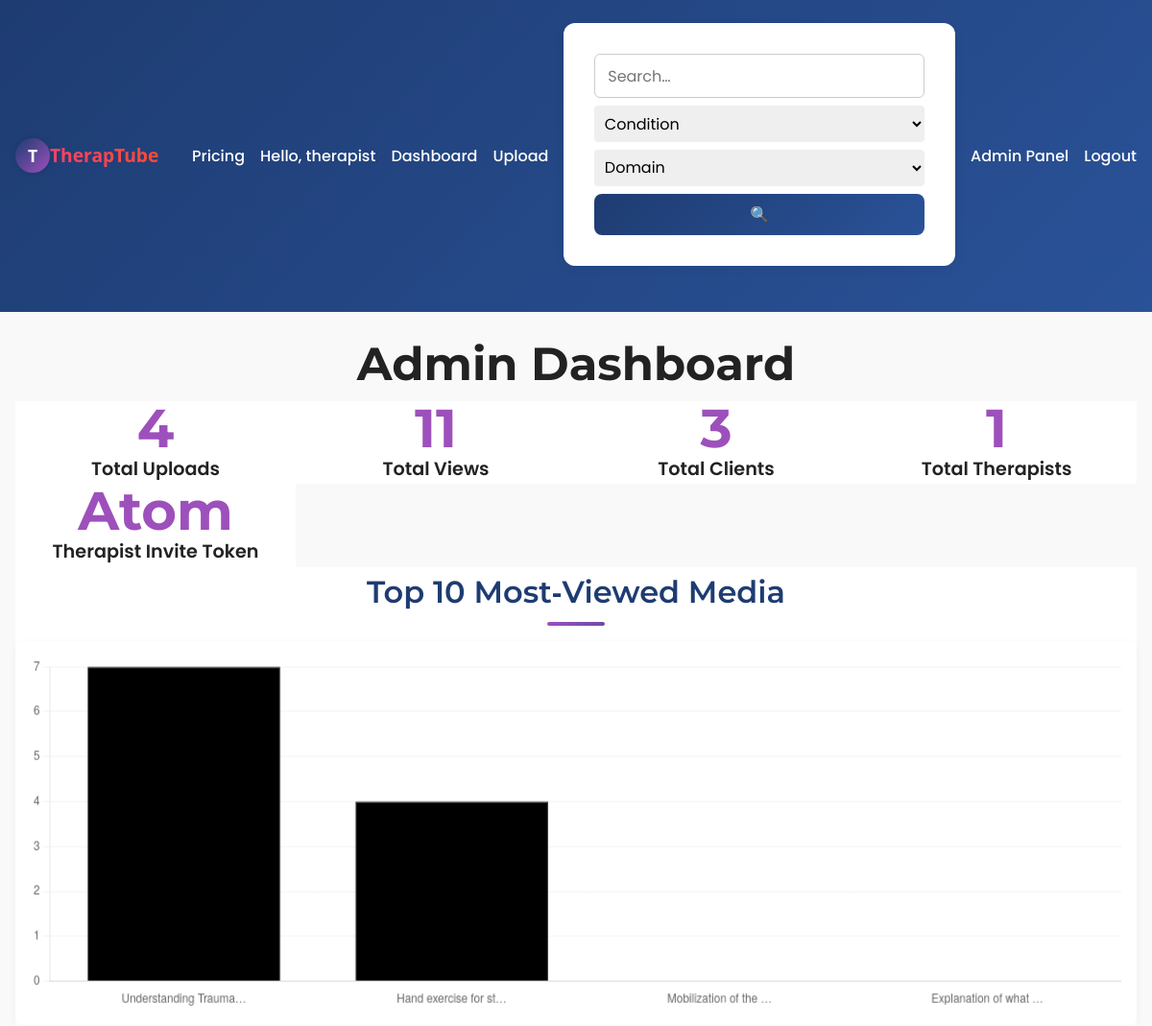
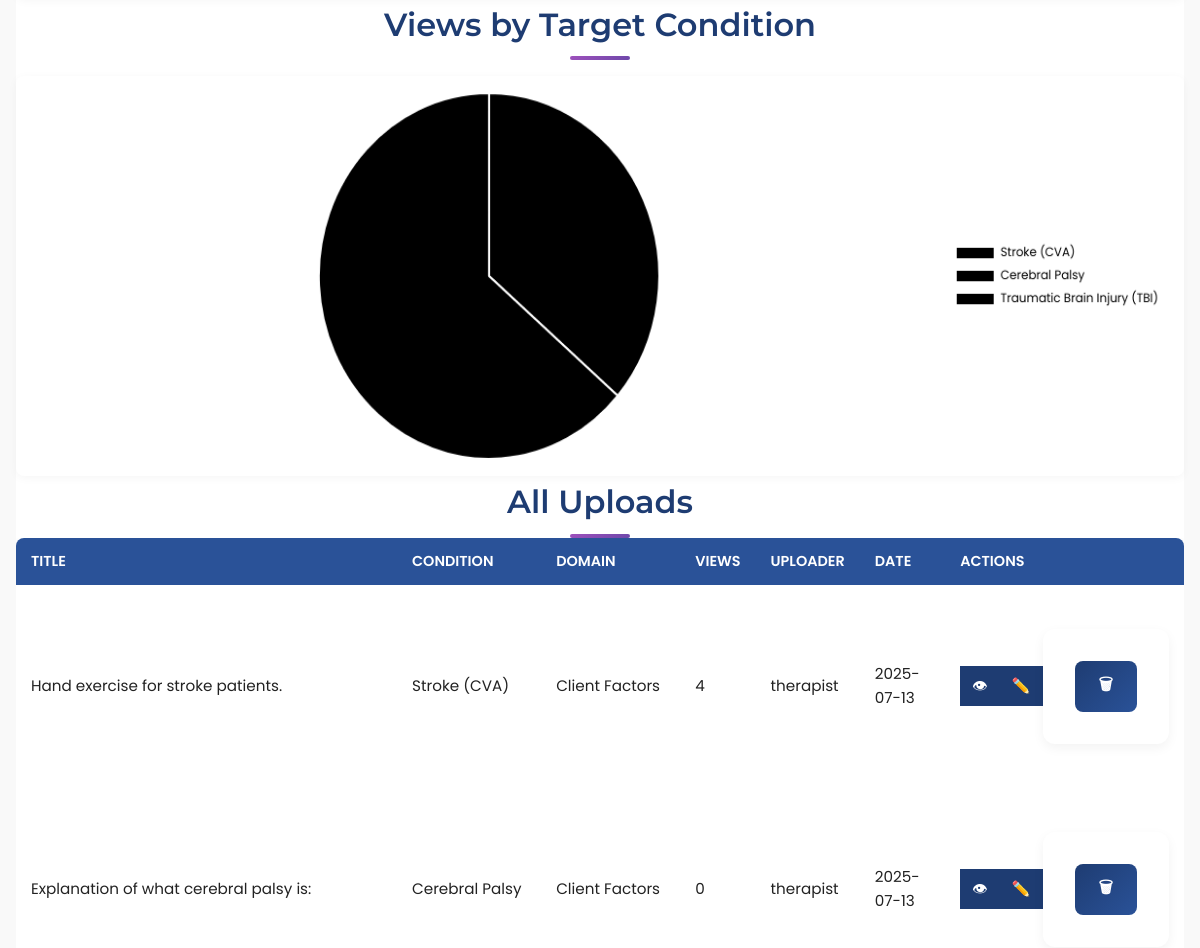
Page /admin (signed in, upper part) on the earlier database version (2 pictures, top to bottom).
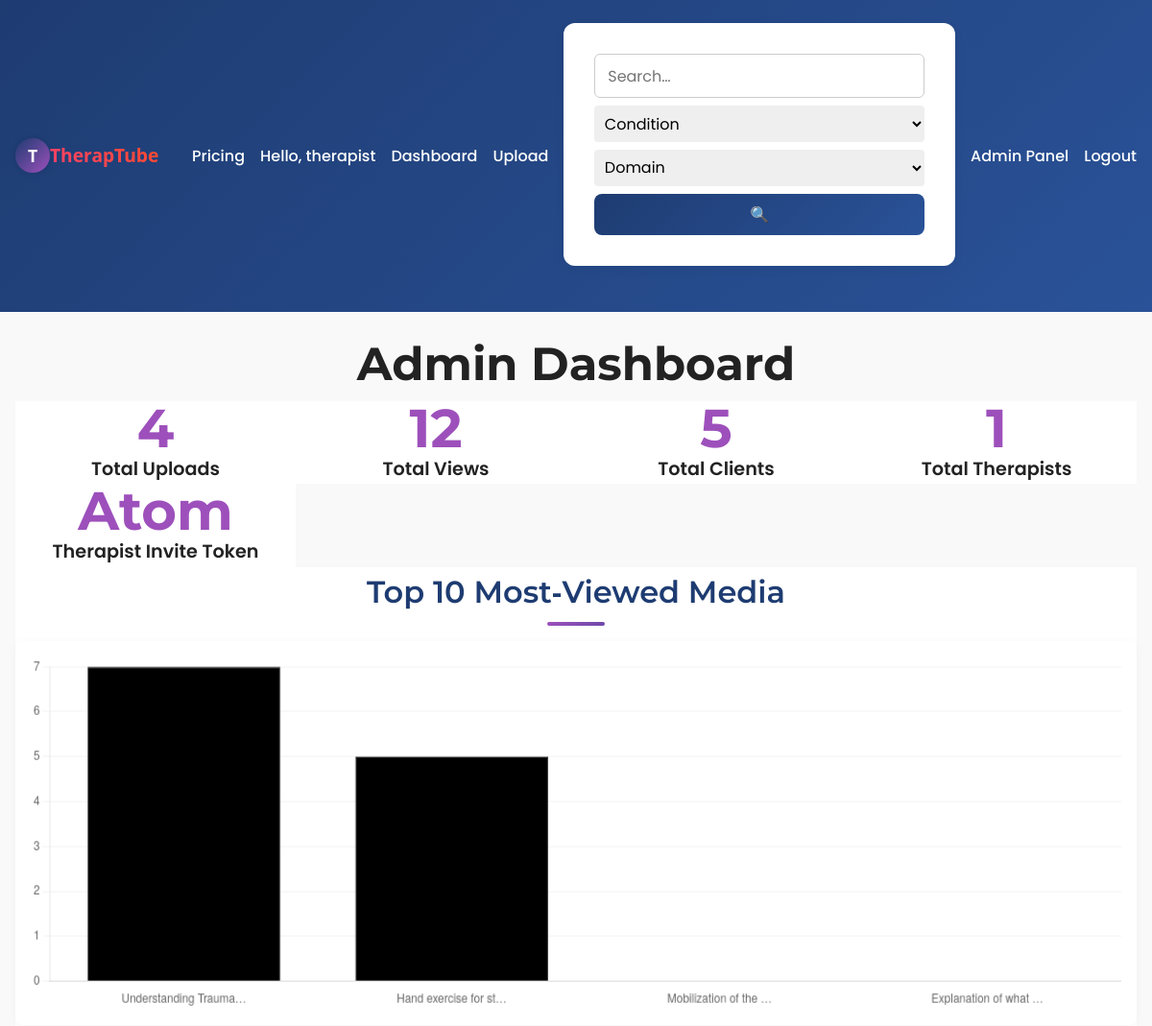
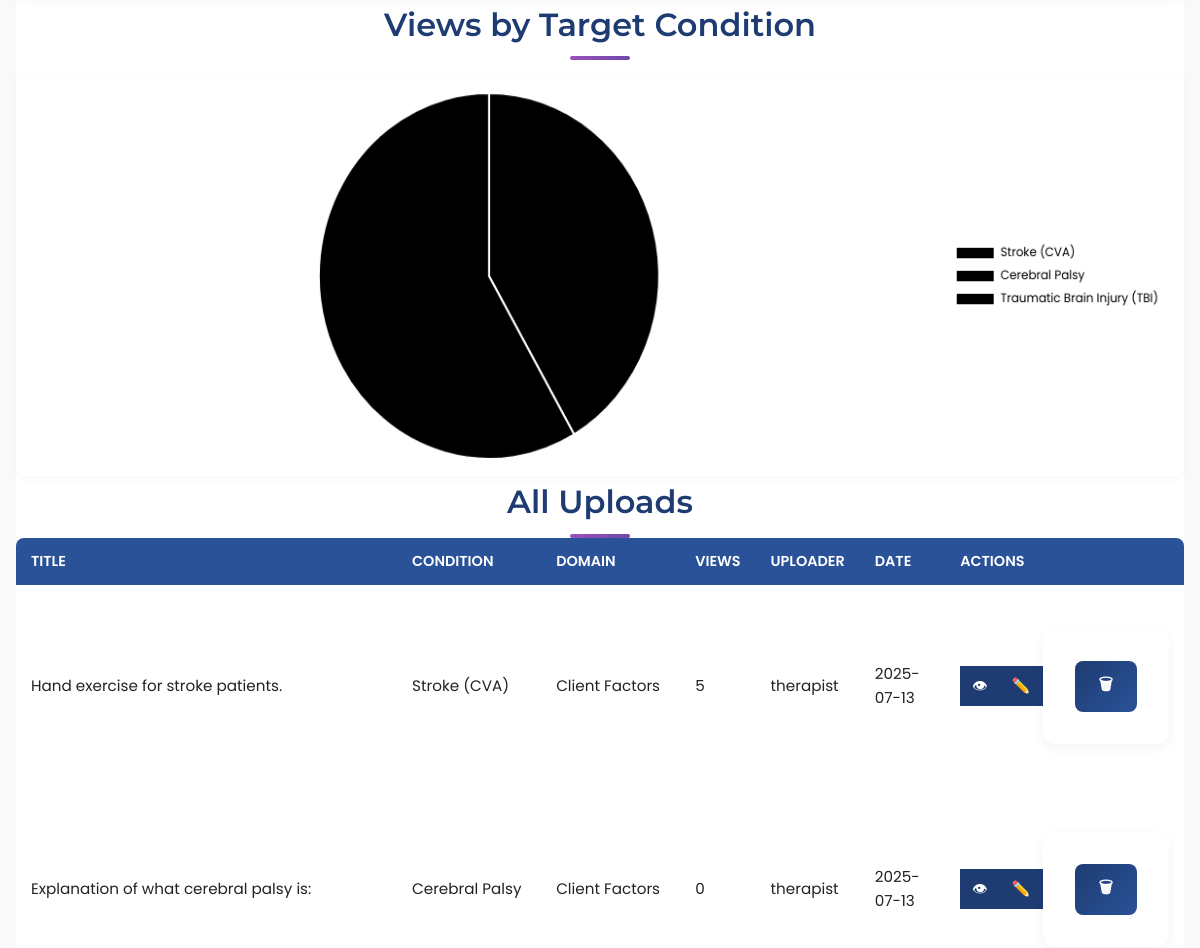
Same page on the later database version (2 pictures, top to bottom).
### app.py (models this page shows, shortened)
class Media(db.Model):
    id = db.Column(db.Integer, primary_key=True)
    filename = db.Column(db.String(200), nullable=False)
    thumbnail = db.Column(db.String(200))
    title = db.Column(db.String(120), nullable=False)
    description = db.Column(db.Text, nullable=True)
    category = db.Column(db.String(80), nullable=True)
    otpf_domain = db.Column(db.String(50))
    for_name = db.Column(db.String(50))
    target_condition = db.Column(db.String(50))
    uploader_id = db.Column(db.Integer, db.ForeignKey('user.id'))
    view_count = db.Column(db.Integer, default=0)
    uploader = db.relationship('User', backref='media')
    upload_time = db.Column(db.DateTime, default=datetime.utcnow)

class User(db.Model, UserMixin):
    id = db.Column(db.Integer, primary_key=True)
    username = db.Column(db.String(80), unique=True, nullable=False)
    email    = db.Column(db.String(120), unique=True)
    invite_code_used = db.Column(db.String(36))
    password_hash = db.Column(db.String(128), nullable=False)
    role = db.Column(db.String(32), nullable=False)

### app.py (the view)
@app.route('/admin')
@login_required
def admin_dashboard():
    if current_user.role != 'therapist':
        abort(403)
    all_media     = Media.query.order_by(Media.upload_time.desc()).all()
    total_uploads = Media.query.count()
    total_views   = db.session.query(db.func.sum(Media.view_count)).scalar() or 0
    total_clients= User.query.filter_by(role='client').count()
    total_therapists = User.query.filter_by(role='therapist').count()
    top10         = Media.query.order_by(Media.view_count.desc()).limit(10).all()
    current_utc_year = datetime.now(timezone.utc).year
    token= os.getenv("THERAPIST_TOKEN", "atom-de-legend")
    chart_labels  = [m.title[:20] + ('…' if len(m.title) > 20 else '') for m in top10]
    chart_views   = [m.view_count for m in top10]
    condition_views = defaultdict(int)
    for media in all_media:
        condition_views[media.target_condition] += media.view_count or 0
    condition_labels = list(condition_views.keys())
    condition_data   = list(condition_views.values())
    return render_template('admin_dashboard.html',
        media=all_media,
        total_uploads=total_uploads,
        total_views=total_views,
        chart_labels=chart_labels,
        chart_views=chart_views,
        condition_labels=condition_labels,
        condition_data=condition_data,
        top10=top10,
        token=token,
        total_clients=total_clients,
        total_therapists=total_therapists,
        taxonomy=TAXONOMY,
        current_year=current_utc_year
    )

### app.py (called while the page is built)
@app.context_processor
def inject_global_data():
    has_sub = False
    if current_user.is_authenticated:
        has_sub = has_active_subscription(current_user)
    return {
        'app_version': APP_VERSION,  # Assuming APP_VERSION is defined globally or from config
        'utc_now': datetime.now(timezone.utc),
        'has_active_subscription': has_active_subscription, # Make the function itself available
        'current_user': current_user, # Flask-Login usually injects this, but explicit is fine
        'user_has_active_subscription': has_sub # A boolean flag for simpler checks in templates
    }

@login_manager.user_loader
def load_user(user_id):
    return User.query.get(int(user_id))

def has_active_subscription(user):
    if not user.is_authenticated or user.role != 'client':
        return False
    latest = Subscription.query.filter_by(user_id=user.id).order_by(Subscription.timestamp.desc()).first()
    if not latest:
        return False
    return latest.expires_at >= datetime.utcnow()

### templates/admin_dashboard.html (shortened to what the changed rows need)
{% extends 'base.html' %}
{% block content %}
<link rel="stylesheet" href="{{ url_for('static', filename='admin_dashboard_styles.css') }}">
<div class="admin-dashboard-layout">
    <h1 class="dashboard-main-title">Admin Dashboard</h1>
    <div class="dashboard-kpi-grid">
        <div class="kpi-metric-card">
            <h3 class="kpi-value">{{ total_views }}</h3>
            <p class="kpi-label">Total Views</p>
        </div>
        <div class="kpi-metric-card">
            <h3 class="kpi-value">{{ total_clients }}</h3>
            <p class="kpi-label">Total Clients</p>
        </div>
    </div>
    <div class="dashboard-chart-section">
        <h2 class="chart-title">Top 10 Most‑Viewed Media</h2>
        <div class="chart-container">
            <canvas id="viewsChart" class="chart-canvas"></canvas>
        </div>
    </div>
    <div class="dashboard-chart-section">
        <h2 class="chart-title">Views by Target Condition</h2>
        <div class="chart-container">
            <canvas id="conditionChart" class="chart-canvas"></canvas>
        </div>
    </div>
    <div class="dashboard-table-section">
        <h2 class="table-title">All Uploads</h2>
        <div class="responsive-table-container">
            <table class="dashboard-data-table">
                <thead>
                    <tr>
                        <th>Title</th>
                        <th>Condition</th>
                        <th>Domain</th>
                        <th class="hide-on-mobile">Views</th>
                        <th class="hide-on-mobile">Uploader</th>
                        <th class="hide-on-mobile">Date</th>
                        <th>Actions</th>
                    </tr>
                </thead>
                <tbody>
                    {% for item in media %}
                    <tr>
                        <td data-label="Title">{{ item.title }}</td>
                        <td data-label="Condition">{{ item.target_condition }}</td>
                        <td data-label="Domain">{{ item.otpf_domain }}</td>
                        <td data-label="Views" class="hide-on-mobile">{{ item.view_count }}</td>
                        <td data-label="Uploader" class="hide-on-mobile">{{ item.uploader.username }}</td>
                        <td data-label="Date" class="hide-on-mobile">{{ item.upload_time.strftime('%Y-%m-%d') }}</td>
                        <td data-label="Actions" class="table-actions">
                            <a href="{{ url_for('watch', media_id=item.id) }}" class="action-icon-btn" title="View">👁</a>
                            <a href="{{ url_for('edit_media', media_id=item.id) }}" class="action-icon-btn" title="Edit">✏️</a>
                            <form action="{{ url_for('delete_media', media_id=item.id) }}" method="POST" class="inline-form" onsubmit="return confirm('Delete this media?');">
                                <button type="submit" class="action-icon-btn delete-btn" title="Delete">🗑</button>
                            </form>
                        </td>
                    </tr>
                    {% endfor %}
                </tbody>
            </table>
        </div>
    </div>
</div>
<script>
const viewsCtx = document.getElementById('viewsChart').getContext('2d');
new Chart(viewsCtx, {
    type: 'bar',
    data: {
        labels: {{ chart_labels|tojson }},
        datasets: [{
            label: 'Views',
            data: {{ chart_views|tojson }},
            backgroundColor: Array({{ chart_views|length }}).fill('rgba(var(--color-primary-rgb), 0.7)'), /* Use primary color for all bars */
            borderColor: Array({{ chart_views|length }}).fill('rgba(var(--color-primary-rgb), 1)'),
            borderWidth: 1,
        }]
    },
    options: {
        responsive: true,
        maintainAspectRatio: false, /* Allow custom height if needed */
        plugins: {
            legend: { display: false },
            tooltip: { mode: 'index', intersect: false }
        },
        scales: {
            y: {
                beginAtZero: true,
                grid: { color: 'rgba(0,0,0,0.05)' }
            },
            x: {
                grid: { display: false }
            }
        }
    }
});
</script>
<script>
const conditionCtx = document.getElementById('conditionChart').getContext('2d');
new Chart(conditionCtx, {
    type: 'pie',
    data: {
        labels: {{ condition_labels|tojson }},
        datasets: [{
            label: 'Views by Condition',
            data: {{ condition_data|tojson }},
            backgroundColor: [
                'rgba(var(--color-primary-rgb), 0.7)',
                'rgba(var(--color-accent-rgb), 0.7)',
                'rgba(var(--color-success-rgb), 0.7)',
                '#e74c3c', // Example fallback or additional colors
                '#9b59b6',
                '#34495e',
                '#16a085',
                '#d35400',
                '#2980b9',
                '#f1c40f'
            ],
            hoverOffset: 4
        }]
    },
    options: {
        responsive: true,
        maintainAspectRatio: false, /* Allow custom height if needed */
        plugins: {
            legend: {
                position: 'right',
                labels: {
                    font: { family: 'Poppins', size: 12 },
                    color: 'var(--color-text)'
                }
            },
            tooltip: {
                callbacks: {
                    label: function(context) {
                        let label = context.label || '';
                        if (label) {
                            label += ': ';
                        }
                        if (context.parsed !== null) {
                            label += context.parsed;
                        }
                        return label;
                    }
                }
            }
        }
    }
});
</script>
{% endblock %}

Differences in the rows shown:
changed Media "Hand exercise for stroke patients.": view_count "4" → "5"
Other differences:
{{ total_views }}: "11" → "12"
{{ total_clients }}: "3" → "5"
chart data {{ chart_views|tojson }}: [7, 4, 0, 0] → [7, 5, 0, 0]
chart data {{ condition_data|tojson }}: [4, 0, 7] → [5, 0, 7]
